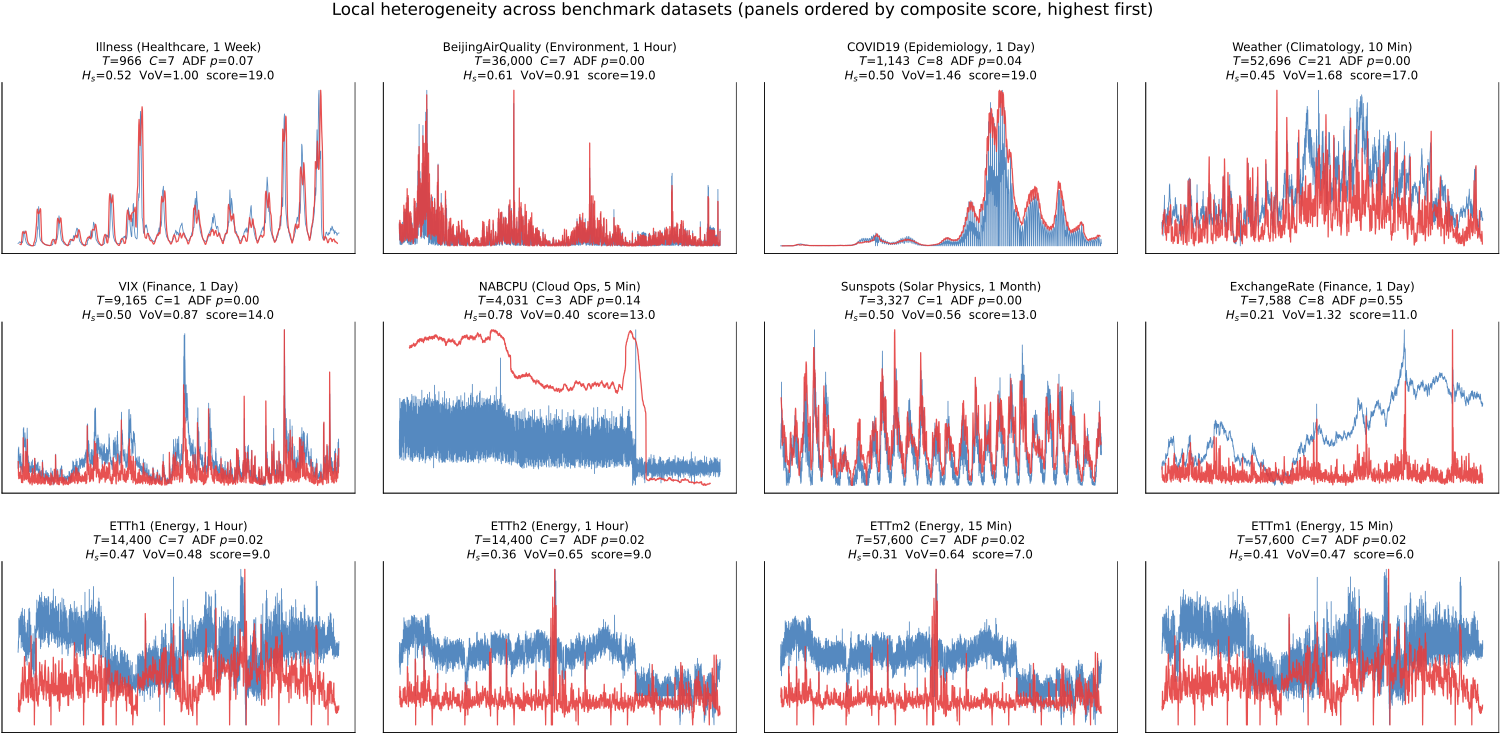

Here is the Python script that generated this plot:
"""Unified local-heterogeneity analysis for all benchmark datasets.

Running this file produces two artefacts in ``vis/``:

  1. ``dataset_analysis.pdf``  -- per-dataset signal + rolling-std figure,
     panels ordered by the composite heterogeneity score (most heterogeneous
     first).
  2. ``dataset_analysis.csv`` -- stats table, also sorted by the composite
     score in descending order.

Metrics (computed from ALL channels per dataset, after z-normalising each
channel):

  * ``ADF_p``            : Augmented Dickey--Fuller p-value. Higher => more
                           non-stationary.
  * ``spectral_entropy`` : Shannon entropy of the power spectrum (DC excluded)
                           normalised to [0, 1]. ~0 => concentrated periodicity,
                           ~1 => broadband / chaotic.
  * ``VoV``              : std / mean of the rolling-window standard deviation
                           (~1 day window). Directly measures heterogeneity in
                           local second-order moments.
  * ``score``            : ``rank(H_s) + rank(VoV)``, a non-parametric
                           composite index where each dataset is ranked 1..N
                           on each metric (N = highest). The sum therefore
                           lives in ``[2, 2N]``; larger => more locally
                           heterogeneous.

Scoring design choices
----------------------
1. **We do NOT fold ADF_p into the score.** The ADF p-value measures *global*
   stationarity: a high p-value means we cannot reject a unit root, i.e. the
   series is close to a random walk with a drifting mean. That is emphatically
   NOT the same as "rich local regime structure"; a pure random walk is
   globally non-stationary but locally homogeneous (only white-noise
   increments). Including ADF_p would spuriously reward random-walk-like
   series (e.g., ExchangeRate) whose predictability is actually low rather
   than whose regime structure is rich. ADF_p is therefore kept in the CSV
   and the figure as a diagnostic only.

2. **We use rank-sum rather than z-score sum.** VoV has a heavy right tail
   (Weather's ~2.0 versus PEMS08's ~0.1), so a z-score composite lets the one
   outlier dominate the ranking and compresses every other dataset into a
   narrow band near zero. Non-parametric rank aggregation is outlier-immune
   (Borda-count / Wilcoxon style), produces a natively bounded score in
   ``[2, 2N]``, and separates the middle datasets more cleanly.
"""
from __future__ import annotations

import csv
import os

import numpy as np
import matplotlib.pyplot as plt
from matplotlib import rcParams

try:
    from statsmodels.tsa.stattools import adfuller
    _HAS_SM = True
except Exception:  # pragma: no cover - statsmodels is expected to be present
    _HAS_SM = False

THIS_DIR = os.path.dirname(os.path.abspath(__file__))
DATASET_ROOT = os.path.join(THIS_DIR, os.pardir, "datasets")
OUT_PDF = os.path.join(THIS_DIR, "dataset_analysis.pdf")
OUT_CSV = os.path.join(THIS_DIR, "dataset_analysis.csv")

# (name, domain, freq_str, freq_min)
DATASETS = [
    ("ETTh1",             "Energy",        "1 Hour",   60),
    ("ETTh2",             "Energy",        "1 Hour",   60),
    ("ETTm1",             "Energy",        "15 Min",   15),
    ("ETTm2",             "Energy",        "15 Min",   15),
    ("Weather",           "Climatology",   "10 Min",   10),
    ("Illness",           "Healthcare",    "1 Week",   7 * 24 * 60),
    ("ExchangeRate",      "Finance",       "1 Day",    24 * 60),
    ("BeijingAirQuality", "Environment",   "1 Hour",   60),
    ("COVID19",           "Epidemiology",  "1 Day",    24 * 60),
    ("VIX",               "Finance",       "1 Day",    24 * 60),
    ("NABCPU",            "Cloud Ops",     "5 Min",    5),
    ("Sunspots",          "Solar Physics", "1 Month",  30 * 24 * 60),
]


# --------------------------------------------------------------------------- #
# Data loading + per-dataset metrics
# --------------------------------------------------------------------------- #

def _load_full(name: str) -> np.ndarray:
    """Concatenate train/val/test into the full (T, C) array."""
    parts = [np.load(os.path.join(DATASET_ROOT, name, f"{split}_data.npy"))
             for split in ("train", "val", "test")]
    return np.concatenate(parts, axis=0).astype(np.float64)


def _window_size(freq_minutes: int) -> int:
    """Rolling window ~= 1 day, capped at 256 for low-frequency datasets."""
    if freq_minutes <= 0:
        return 24
    w = max(12, int(round(24 * 60 / freq_minutes)))
    return min(w, 256)


def _normalize_channel(x: np.ndarray) -> np.ndarray:
    mu = np.nanmean(x)
    sigma = np.nanstd(x) + 1e-8
    return (x - mu) / sigma


def _spectral_entropy(x: np.ndarray) -> float:
    x = x - np.mean(x)
    spec = np.abs(np.fft.rfft(x)) ** 2
    spec = spec[1:]  # drop DC
    if spec.sum() <= 0:
        return 0.0
    p = spec / spec.sum()
    h = -np.sum(p * np.log(p + 1e-12))
    return float(h / np.log(len(p)))  # normalised to [0, 1]


def _rolling_std(x: np.ndarray, w: int) -> np.ndarray:
    if len(x) <= w:
        return np.array([np.std(x)])
    x2 = np.convolve(x ** 2, np.ones(w) / w, mode="valid")
    x1 = np.convolve(x,       np.ones(w) / w, mode="valid")
    return np.sqrt(np.maximum(x2 - x1 ** 2, 0.0))


def compute_stats(name: str, freq_minutes: int,
                  adf_max_channels: int = 20,
                  adf_len: int = 2000) -> dict:
    """Compute the three diagnostics for one dataset.

    H_s and VoV are averaged over ALL channels (cheap). ADF is only run on the
    first ``adf_max_channels`` channels after decimating the series to
    ``adf_len`` points, which keeps runtime linear in #datasets.
    """
    data = _load_full(name)
    T, C = data.shape
    w = _window_size(freq_minutes)

    hs_list, vov_list, adf_list = [], [], []
    for c in range(C):
        x = data[:, c]
        if np.isnan(x).any():
            x = np.nan_to_num(x, nan=np.nanmean(x))
        xn = _normalize_channel(x)

        hs_list.append(_spectral_entropy(xn))

        r = _rolling_std(xn, w)
        if len(r) > 1 and r.mean() > 0:
            vov_list.append(float(r.std() / r.mean()))

        if _HAS_SM and c < adf_max_channels:
            xs = xn if len(xn) <= adf_len else xn[:: max(1, len(xn) // adf_len)][:adf_len]
            try:
                adf_list.append(adfuller(xs, autolag=None, maxlag=10)[1])
            except Exception:
                pass

    return {
        "name": name,
        "T": int(T),
        "C": int(C),
        "window": w,
        "adf_p": float(np.mean(adf_list)) if adf_list else float("nan"),
        "spec_entropy": float(np.mean(hs_list)),
        "vov": float(np.mean(vov_list)) if vov_list else float("nan"),
    }


# --------------------------------------------------------------------------- #
# Composite score + sort
# --------------------------------------------------------------------------- #

def _rank_ascending(values: np.ndarray) -> np.ndarray:
    """Rank values in ascending order (1 = smallest, N = largest).

    Ties are resolved by average rank (standard Wilcoxon convention). We do
    this in pure NumPy to avoid an extra scipy dependency at call time.
    """
    values = np.asarray(values, dtype=float)
    n = len(values)
    order = np.argsort(values, kind="stable")
    ranks = np.empty(n, dtype=float)
    # First pass: assign dense 1..N ranks.
    ranks[order] = np.arange(1, n + 1, dtype=float)
    # Second pass: average ranks across tied groups.
    sorted_vals = values[order]
    i = 0
    while i < n:
        j = i + 1
        while j < n and sorted_vals[j] == sorted_vals[i]:
            j += 1
        if j - i > 1:
            avg = (i + j + 1) / 2.0  # mean of (i+1 .. j) in 1-based ranks
            ranks[order[i:j]] = avg
        i = j
    return ranks


def attach_composite_score(stats_list: list[dict]) -> list[dict]:
    """Add ``score = rank(H_s) + rank(VoV)`` to every dict, in place.

    Each metric is ranked 1..N in ascending order (ties broken by average
    rank). Higher composite score => more locally heterogeneous. See module
    docstring for why we pick rank-sum over z-score-sum and why ADF_p is
    excluded.
    """
    hs  = np.array([s["spec_entropy"] for s in stats_list])
    vov = np.array([s["vov"]          for s in stats_list])
    rank_hs  = _rank_ascending(hs)
    rank_vov = _rank_ascending(vov)
    for s, rh, rv in zip(stats_list, rank_hs, rank_vov):
        s["rank_hs"]  = float(rh)
        s["rank_vov"] = float(rv)
        s["score"]    = float(rh + rv)  # in [2, 2N]
    return stats_list


# --------------------------------------------------------------------------- #
# PDF figure (panels ordered same as the sorted stats list)
# --------------------------------------------------------------------------- #

def plot_panels(sorted_stats: list[dict], info_by_name: dict) -> None:
    rcParams.update({
        "font.family": "sans-serif",
        "font.sans-serif": ["Arial", "Helvetica", "DejaVu Sans"],
        "font.size": 11,
        "axes.labelsize": 11,
        "axes.titlesize": 12,
        "axes.titleweight": "normal",
        "xtick.labelsize": 10,
        "ytick.labelsize": 10,
        "figure.titlesize": 12,
        "figure.dpi": 300,
        "axes.facecolor": "white",
        "figure.facecolor": "white",
        "axes.linewidth": 0.5,
        "pdf.fonttype": 42,
        "ps.fonttype": 42,
    })
    n = len(sorted_stats)
    ncols = 4
    nrows = int(np.ceil(n / ncols))
    # Tight grid; pad_inches on save further trims PDF margins.
    fig, axes = plt.subplots(
        nrows,
        ncols,
        figsize=(ncols * 3.9, nrows * 2.55),
    )
    axes = np.array(axes).reshape(-1)

    for ax, st in zip(axes, sorted_stats):
        name = st["name"]
        domain, freq_str, _ = info_by_name[name]
        data = _load_full(name)
        rng = np.random.default_rng(1)
        ch = int(rng.integers(0, data.shape[1]))
        x = np.nan_to_num(data[:, ch], nan=np.nanmean(data[:, ch]))
        xn = _normalize_channel(x)
        t = np.arange(len(xn))

        ax.plot(t, xn, color="#2b6cb0", linewidth=0.6, alpha=0.8)
        w = st["window"]
        if len(xn) > w:
            rs = _rolling_std(xn, w)
            tr = np.arange(len(rs)) + w // 2
            ax2 = ax.twinx()
            ax2.plot(tr, rs, color="#e53e3e", linewidth=0.9, alpha=0.9)
            ax2.set_yticks([])
            ax2.spines["top"].set_visible(False)

        # Three short lines avoid horizontal overlap between adjacent columns.
        ax.set_title(
            f"{name} ({domain}, {freq_str})\n"
            f"$T$={st['T']:,}  $C$={st['C']}  ADF $p$={st['adf_p']:.2f}\n"
            f"$H_s$={st['spec_entropy']:.2f}  VoV={st['vov']:.2f}  "
            f"score={st['score']:.1f}",
            fontsize=8.5,
            fontweight="normal",
            pad=1,
        )
        ax.set_xticks([])
        ax.set_yticks([])
        for s in ("top", "right"):
            ax.spines[s].set_visible(False)
        _lw = 0.5
        for s in ("left", "bottom"):
            ax.spines[s].set_linewidth(_lw)
        if len(xn) > w:
            ax2.spines["right"].set_linewidth(_lw)

    for ax in axes[n:]:
        ax.axis("off")

    fig.suptitle(
        "Local heterogeneity across benchmark datasets "
        "(panels ordered by composite score, highest first)",
        y=0.98,
    )
    fig.subplots_adjust(
        left=0.025,
        right=0.985,
        top=0.875,
        bottom=0.025,
        wspace=0.08,
        hspace=0.40,
    )
    fig.savefig(OUT_PDF, bbox_inches="tight", pad_inches=0.02)
    plt.close(fig)
    print(f"Saved figure to {OUT_PDF}")


# --------------------------------------------------------------------------- #
# CSV + stdout table
# --------------------------------------------------------------------------- #

def save_csv(sorted_stats: list[dict], info_by_name: dict) -> None:
    with open(OUT_CSV, "w", newline="") as f:
        writer = csv.writer(f)
        writer.writerow(["rank", "dataset", "domain", "frequency", "T", "C",
                         "ADF_p", "spectral_entropy", "VoV",
                         "rank_H_s", "rank_VoV", "score"])
        for rank, s in enumerate(sorted_stats, 1):
            name = s["name"]
            domain, freq_str, _ = info_by_name[name]
            writer.writerow([rank, name, domain, freq_str, s["T"], s["C"],
                             f"{s['adf_p']:.4f}",
                             f"{s['spec_entropy']:.4f}",
                             f"{s['vov']:.4f}",
                             f"{s['rank_hs']:g}",
                             f"{s['rank_vov']:g}",
                             f"{s['score']:g}"])
    print(f"Saved stats to {OUT_CSV}")


def print_ranking(sorted_stats: list[dict]) -> None:
    n = len(sorted_stats)
    print(f"\nComposite local-heterogeneity ranking  "
          f"(score = rank(H_s) + rank(VoV), in [2, {2 * n}]; ADF_p diagnostic only)")
    print("-" * 92)
    print(f"{'rank':>4s} {'dataset':20s} {'T':>8s} {'C':>5s} "
          f"{'ADF p':>7s} {'H_s':>6s} {'VoV':>6s} "
          f"{'r(H)':>5s} {'r(V)':>5s} {'score':>6s}")
    print("-" * 92)
    for rank, s in enumerate(sorted_stats, 1):
        print(f"{rank:>4d} {s['name']:20s} {s['T']:>8d} {s['C']:>5d} "
              f"{s['adf_p']:>7.3f} {s['spec_entropy']:>6.3f} {s['vov']:>6.3f} "
              f"{s['rank_hs']:>5g} {s['rank_vov']:>5g} {s['score']:>6g}")


# --------------------------------------------------------------------------- #
# Entry point
# --------------------------------------------------------------------------- #

def main() -> None:
    info_by_name = {name: (domain, freq_str, freq_min)
                    for name, domain, freq_str, freq_min in DATASETS}

    stats_list = [compute_stats(name, freq_min) for name, _, _, freq_min in DATASETS]
    attach_composite_score(stats_list)

    stats_list.sort(key=lambda s: -s["score"])   # high -> low

    save_csv(stats_list, info_by_name)
    print_ranking(stats_list)
    plot_panels(stats_list, info_by_name)


if __name__ == "__main__":
    main()
